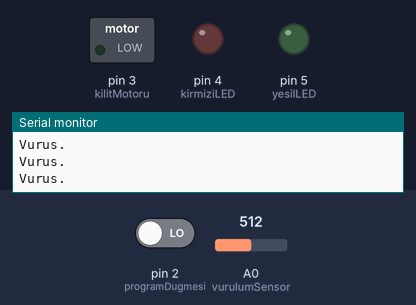
The sketch below on a simulated Arduino Uno, built with avr-gcc and run on an emulated ATmega328P. Parts: switched loads named in the sketch (green lamp = pin HIGH), output pins drawn as LEDs (lit = HIGH), the last lines printed to the serial monitor. Dashed ring = blinking. Inputs (shaded band) come from the test bench; at power-on: pin 2 (programDugmesi) LOW, A0 (vurulumSensor) = 512.

Above: at 1.2 s.
1.3 s: pin 2 (programDugmesi) driven HIGH
At 3.2 s:
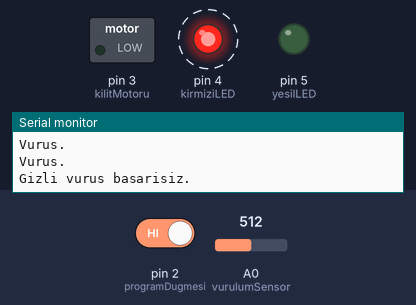
5.2 s: A0 (vurulumSensor) set to 4
10.2 s: A0 (vurulumSensor) set to 1
14.0 s: pin 2 (programDugmesi) driven LOW
At 14.6 s:
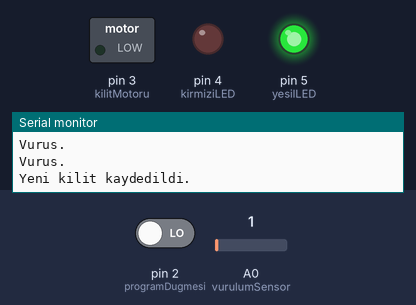
15.5 s: A0 (vurulumSensor) set to 122
At 19.0 s:
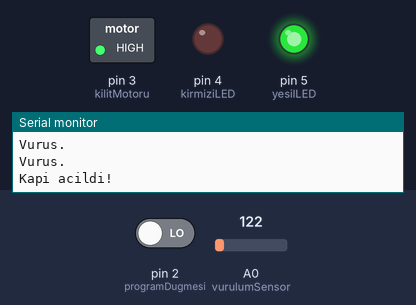
Timing chart, 0 to 21.1 s (numbered marks = the images above; inputs shaded):
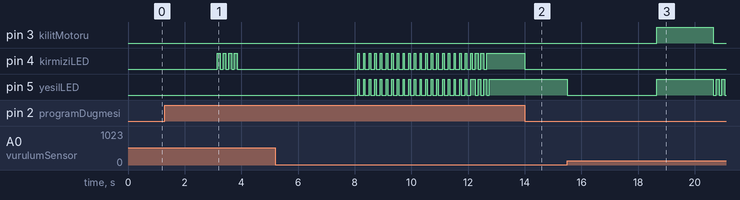

The sketch:

Tiklama_Sesinin_Sifresini_Cozup_Kapiyi_Acan_Sistem.ino.ino
```cpp
const int vurulumSensor = 0;
const int programDugmesi = 2;
const int kilitMotoru = 3;
const int kirmiziLED = 4;
const int yesilLED = 5;

const int esik = 3;
const int reddetmeDegeri = 25;
const int ortalamaReddetmeDegeri = 15;
const int vurulumSolmasiSuresi = 150;
const int kilitDonmeSuresi = 2000;

const int maksimumVurulumlar = 20;
const int vurulumTamamlandi = 1200;

int gizliKod[maksimumVurulumlar] = {50, 25, 25, 50, 100, 50, 0, 0, 0, 0, 0, 0, 0, 0, 0, 0, 0, 0, 0, 0};
int vurulumOkumalari[maksimumVurulumlar];
int vurulumSensorDegeri = 0;
int programDugmesiBasilan = false;

void setup() {
  pinMode(kilitMotoru, OUTPUT);
  pinMode(kirmiziLED, OUTPUT);
  pinMode(yesilLED, OUTPUT);
  pinMode(programDugmesi, INPUT);

  Serial.begin(9600);
  Serial.println("Program basladi.");

  digitalWrite(yesilLED, HIGH);
}

void loop() {
  vurulumSensorDegeri = analogRead(vurulumSensor);

  if (digitalRead(programDugmesi)==HIGH){
    programDugmesiBasilan = true;
    digitalWrite(kirmiziLED, HIGH);
  } else {
    programDugmesiBasilan = false;
    digitalWrite(kirmiziLED, LOW);
  }

  if (vurulumSensorDegeri >=esik){
    gizliVurulumuDinle();
  }
}

void gizliVurulumuDinle(){
  Serial.println("Vurus basliyor");

  int i = 0;
  for (i=0;i<maksimumVurulumlar;i++){
    vurulumOkumalari[i]=0;
  }

  int mevcutVurulumNumarasi=0;
  int baslangicZamani=millis();
  int simdikiZaman=millis();

  digitalWrite(yesilLED, LOW);
  if (programDugmesiBasilan==true){
     digitalWrite(kirmiziLED, LOW);
  }
  delay(vurulumSolmasiSuresi);
  digitalWrite(yesilLED, HIGH);
  if (programDugmesiBasilan==true){
     digitalWrite(kirmiziLED, HIGH);
  }
  do {
    vurulumSensorDegeri = analogRead(vurulumSensor);
    if (vurulumSensorDegeri >=esik){
      Serial.println("Vurus.");
      simdikiZaman=millis();
      vurulumOkumalari[mevcutVurulumNumarasi] = simdikiZaman-baslangicZamani;
      mevcutVurulumNumarasi ++;
      baslangicZamani=simdikiZaman;
      digitalWrite(yesilLED, LOW);
      if (programDugmesiBasilan==true){
        digitalWrite(kirmiziLED, LOW);
      }
      delay(vurulumSolmasiSuresi);
      digitalWrite(yesilLED, HIGH);
      if (programDugmesiBasilan==true){
        digitalWrite(kirmiziLED, HIGH);
      }
    }

    simdikiZaman=millis();

  } while ((simdikiZaman-baslangicZamani < vurulumTamamlandi) && (mevcutVurulumNumarasi < maksimumVurulumlar));

  if (programDugmesiBasilan==false){
    if (vurulumuDogrula() == true){
      kapiKilidiniAc();
    } else {
      Serial.println("Gizli vurus basarisiz.");
      digitalWrite(yesilLED, LOW);
      for (i=0;i<4;i++){
        digitalWrite(kirmiziLED, HIGH);
        delay(100);
        digitalWrite(kirmiziLED, LOW);
        delay(100);
      }
      digitalWrite(yesilLED, HIGH);
    }
  } else {
    vurulumuDogrula();
    Serial.println("Yeni kilit kaydedildi.");
    digitalWrite(kirmiziLED, LOW);
    digitalWrite(yesilLED, HIGH);
    for (i=0;i<3;i++){
      delay(100);
      digitalWrite(kirmiziLED, HIGH);
      digitalWrite(yesilLED, LOW);
      delay(100);
      digitalWrite(kirmiziLED, LOW);
      digitalWrite(yesilLED, HIGH);
    }
  }
}


void kapiKilidiniAc(){
  Serial.println("Kapi acildi!");
  int i=0;

  digitalWrite(kilitMotoru, HIGH);
  digitalWrite(yesilLED, HIGH);

  delay (kilitDonmeSuresi);

  digitalWrite(kilitMotoru, LOW);

  for (i=0; i < 5; i++){
      digitalWrite(yesilLED, LOW);
      delay(100);
      digitalWrite(yesilLED, HIGH);
      delay(100);
  }

}

boolean vurulumuDogrula(){
  int i=0;

  int mevcutVurulumSayisi = 0;
  int gizliVurulumSayisi = 0;
  int maksVurulumAraligi = 0;

  for (i=0;i<maksimumVurulumlar;i++){
    if (vurulumOkumalari[i] > 0){
      mevcutVurulumSayisi++;
    }
    if (gizliKod[i] > 0){
      gizliVurulumSayisi++;
    }

    if (vurulumOkumalari[i] > maksVurulumAraligi){
      maksVurulumAraligi = vurulumOkumalari[i];
    }
  }

  if (programDugmesiBasilan==true){
      for (i=0;i<maksimumVurulumlar;i++){
        gizliKod[i]= map(vurulumOkumalari[i],0, maksVurulumAraligi, 0, 100);
      }
      digitalWrite(yesilLED, LOW);
      digitalWrite(kirmiziLED, LOW);
      delay(1000);
      digitalWrite(yesilLED, HIGH);
      digitalWrite(kirmiziLED, HIGH);
      delay(50);
      for (i = 0; i < maksimumVurulumlar ; i++){
        digitalWrite(yesilLED, LOW);
        digitalWrite(kirmiziLED, LOW);
        if (gizliKod[i] > 0){
          delay( map(gizliKod[i],0, 100, 0, maksVurulumAraligi));
          digitalWrite(yesilLED, HIGH);
          digitalWrite(kirmiziLED, HIGH);
        }
        delay(50);
      }
    return false;
  }

  if (mevcutVurulumSayisi != gizliVurulumSayisi){
    return false;
  }
  int toplamZamanFarki=0;
  int zamanFarki=0;
  for (i=0;i<maksimumVurulumlar;i++){
    vurulumOkumalari[i]= map(vurulumOkumalari[i],0, maksVurulumAraligi, 0, 100);
    zamanFarki = abs(vurulumOkumalari[i]-gizliKod[i]);
    if (zamanFarki > reddetmeDegeri){
      return false;
    }
    toplamZamanFarki += zamanFarki;
  }
  if (toplamZamanFarki/gizliVurulumSayisi>ortalamaReddetmeDegeri){
    return false;
  }

  return true;

}
```

Measured:
- after the input at 14.0 s, pin 4 (kirmiziLED): HIGH → LOW at once
- after the input at 15.5 s, pin 3 (kilitMotoru): LOW → HIGH after 3.2 s, → LOW 2.0 s later; pin 5 (yesilLED): goes LOW 3.2 s, HIGH 2.0 s, LOW 0.10 s, HIGH 0.10 s, LOW 0.10 s, HIGH 0.10 s, then LOW, starting at once
